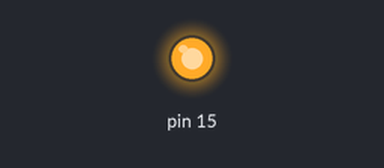
Simulated run of this sketch. Board: Arduino Uno, built with avr-gcc and run on an emulated ATmega328P. Parts: output pins drawn as LEDs (lit = HIGH). What the sketch prints to the serial monitor is not drawn.

Above: at 0.1 s.
Timing chart, 0 to 1.6 s (numbered marks = the images above):
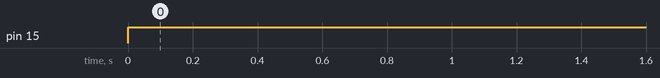

Measured:
- by itself, pin 15: LOW → HIGH at 0.00 s

The sketch:

v3.ino
```cpp
#include "PCF8574.h"
#include "Arduino.h"

PCF8574 mov(0x21);
int infr_centro;//p1
int infr_derecha;//p2
int infr_izquierda;//p0

void setup() {
  Serial.begin(115200);
  pinMode(15, OUTPUT);
  mov.pinMode(P0, INPUT_PULLUP);// infrarrojo centra
  mov.pinMode(P1, INPUT_PULLUP);// infrarrojo derecho
  mov.pinMode(P2, INPUT_PULLUP);// infrarrojo izquierdo
  mov.pinMode(P3, OUTPUT);//IN1
  mov.pinMode(P4, OUTPUT);//IN2
  mov.pinMode(P5, OUTPUT);//IN3
  mov.pinMode(P6, OUTPUT);//IN4
  if (mov.begin()) {
    Serial.println("TODO OK");
  } else {
    Serial.println("ERROR");
  }
}

void loop() {
  analogWrite(15, 767);
  infr_centro = mov.digitalRead(P1);
  infr_derecha = mov.digitalRead(P2);
  infr_izquierda = mov.digitalRead(P0);
  if(infr_izquierda == HIGH and infr_centro == LOW and infr_derecha == HIGH){
    Avanzar();
  }else if(infr_izquierda == LOW  and infr_centro == HIGH and infr_derecha == HIGH){
    Izquierda();
  }else if(infr_izquierda == LOW  and infr_centro == LOW and infr_derecha == HIGH){
    Izquierda();
  }else if(infr_izquierda == HIGH and infr_centro == LOW and infr_derecha == LOW){
    Derecha();
  }else if(infr_izquierda == HIGH and infr_centro == HIGH and infr_derecha == LOW){
    Derecha();
  }
  else{
    Detenerse();
  }
  delay(10);
}
void Avanzar(){
  Serial.println("Dentro de pista");
  mov.digitalWrite(P3,LOW);
  mov.digitalWrite(P4,HIGH);
  mov.digitalWrite(P5,LOW);
  mov.digitalWrite(P6,HIGH);
}
void Izquierda(){
  Serial.println("girar a la izquierda");
  mov.digitalWrite(P3,HIGH);
  mov.digitalWrite(P4,LOW);
  mov.digitalWrite(P5,LOW);
  mov.digitalWrite(P6,HIGH);
}
void Derecha(){
  Serial.println("girar a la derecha");
  mov.digitalWrite(P3,LOW);
  mov.digitalWrite(P4,HIGH);
  mov.digitalWrite(P5,HIGH);
  mov.digitalWrite(P6,LOW);
}
void Detenerse(){
  Serial.println("se detiene");
  mov.digitalWrite(P3,LOW);
  mov.digitalWrite(P4,LOW);
  mov.digitalWrite(P5,LOW);
  mov.digitalWrite(P6,LOW);
}
```
